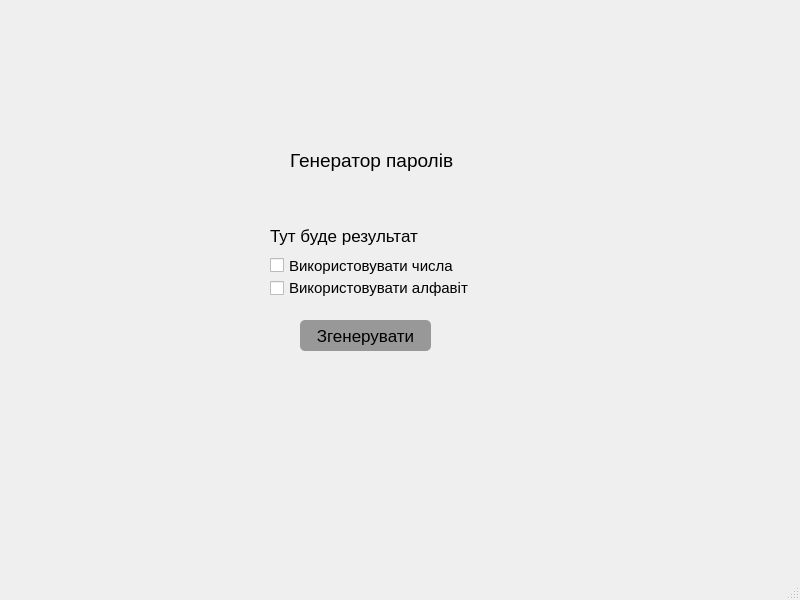
<?xml version="1.0" encoding="UTF-8"?>
<ui version="4.0">
 <class>MainWindow</class>
 <widget class="QMainWindow" name="MainWindow">
  <property name="geometry">
   <rect>
    <x>0</x>
    <y>0</y>
    <width>800</width>
    <height>600</height>
   </rect>
  </property>
  <property name="windowTitle">
   <string>MainWindow</string>
  </property>
  <widget class="QWidget" name="centralwidget">
   <widget class="QLabel" name="label">
    <property name="geometry">
     <rect>
      <x>290</x>
      <y>80</y>
      <width>191</width>
      <height>161</height>
     </rect>
    </property>
    <property name="font">
     <font>
      <pointsize>14</pointsize>
     </font>
    </property>
    <property name="text">
     <string>Генератор паролів</string>
    </property>
   </widget>
   <widget class="QLabel" name="label_2">
    <property name="geometry">
     <rect>
      <x>270</x>
      <y>200</y>
      <width>231</width>
      <height>71</height>
     </rect>
    </property>
    <property name="font">
     <font>
      <pointsize>13</pointsize>
     </font>
    </property>
    <property name="text">
     <string>Тут буде результат</string>
    </property>
   </widget>
   <widget class="QCheckBox" name="checkBox">
    <property name="geometry">
     <rect>
      <x>270</x>
      <y>250</y>
      <width>211</width>
      <height>31</height>
     </rect>
    </property>
    <property name="font">
     <font>
      <pointsize>11</pointsize>
     </font>
    </property>
    <property name="text">
     <string>Використовувати числа</string>
    </property>
   </widget>
   <widget class="QCheckBox" name="checkBox_2">
    <property name="geometry">
     <rect>
      <x>270</x>
      <y>280</y>
      <width>201</width>
      <height>16</height>
     </rect>
    </property>
    <property name="font">
     <font>
      <pointsize>11</pointsize>
     </font>
    </property>
    <property name="text">
     <string>Використовувати алфавіт</string>
    </property>
   </widget>
   <widget class="QPushButton" name="pushButton">
    <property name="geometry">
     <rect>
      <x>300</x>
      <y>320</y>
      <width>131</width>
      <height>31</height>
     </rect>
    </property>
    <property name="font">
     <font>
      <pointsize>13</pointsize>
     </font>
    </property>
    <property name="styleSheet">
     <string notr="true">border-radius: 5px;
background-color: rgb(152, 152, 152);</string>
    </property>
    <property name="text">
     <string>Згенерувати</string>
    </property>
   </widget>
  </widget>
  <widget class="QMenuBar" name="menubar">
   <property name="geometry">
    <rect>
     <x>0</x>
     <y>0</y>
     <width>800</width>
     <height>21</height>
    </rect>
   </property>
  </widget>
  <widget class="QStatusBar" name="statusbar"/>
 </widget>
 <resources/>
 <connections/>
</ui>
